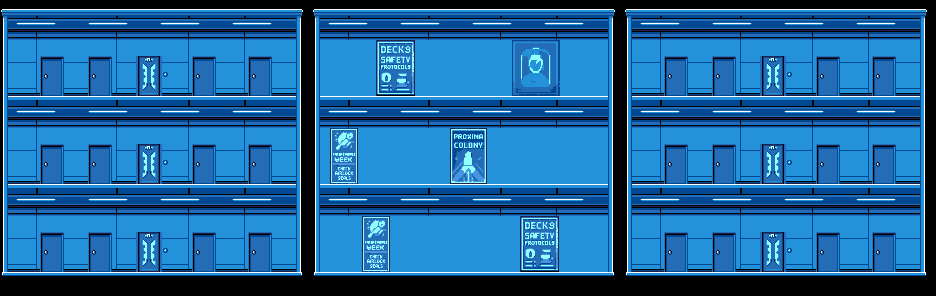

A 2D game scene composited from a Tiled map and its tileset images. What follows is a short description and the map's XML, with each tile layer's data collapsed to a summary:
An orthogonal 117x37 tile map with 8x8 px tiles, 1 tile layer (foreground).

<map version="1.10" tiledversion="1.11.0" orientation="orthogonal" renderorder="right-down" width="117" height="37" tilewidth="8" tileheight="8" infinite="0" nextlayerid="2" nextobjectid="1">
 <tileset firstgid="1" source="officeblue.tiles.tsx" />
 <layer id="1" name="foreground" width="117" height="37">
  <data>[4329 cells, 4218 non-empty, 201 distinct tile ids]</data>
 </layer>
</map>
